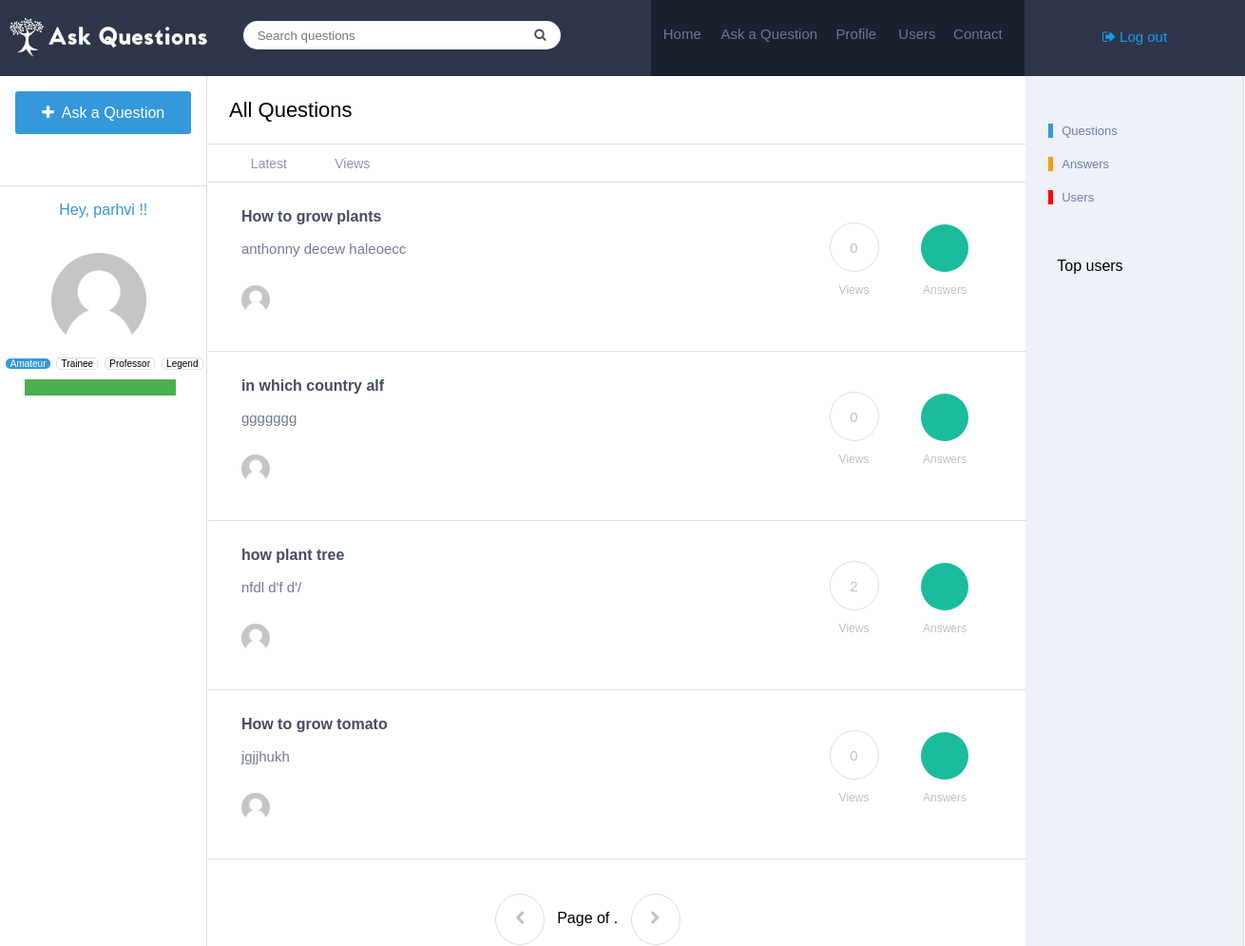
Screenshot of / (signed in) with the database file from the repository.
### farmer/models.py (models this page shows, shortened)
class Question(models.Model):
    user = models.ForeignKey(User,on_delete=models.CASCADE)
    question = models.CharField(max_length=20)
    description = models.TextField(max_length=100)
    views = models.IntegerField(default=0)
    answer = models.IntegerField(default=0)
    date  = models.DateField(auto_now_add=True,auto_now=False)

### farmer/views.py (the view)
# urls.py: path('',views.home,name="Home"),
def home(request):
    all_questions = Question.objects.all()
    return render(request,'farmer/home.html',{'questions':all_questions})

### farmer/templates/farmer/home.html (shortened to what this page needs)
{% extends 'farmer/base.html' %}
{% load static %}
{% block content %}
<td style="width:100%; float: left;">
    <div class="heading">
        <div class="tab">
            <p>All Questions</p>
        </div>
    </div>
<div class="welcome">
    <div class="tab">
        <a href="{% url "Home" %}" style="color: #8c97b4;"><p class="{{ home }}"" style="display:inline-block;">Latest</p></a>
        <a href="{% url "Home" %}" style="color: #8c97b4;"><p class="{{ home_views }}"" style="display: inline-block;">Views</p></a>
    </div>
</div>
{% for question in questions %}
<div class="question">
    <div class="left">
        <h6 style="font-size: 16px;" class="ques"><strong><a href='{% url "Home"  %}' style="text-decoration: none;color:#444c63;">{{ question.question | linebreaks | truncatechars:50 }}</a></strong></h6>
        <h6 style="font-size: 15px; font-weight: normal; color: #6f7d95;" class="des">{{ question.description | truncatechars:50 }}</h6>
        {% if question.user.image %}
        <img src='{{ question.user.image.url }}' id="image"/>
        {% else %}
        <img src='{% static "farmer/image/default_user.png" %}' id="image"/>
        {% endif %}
        <h6 style="font-size: 14px; font-weight: normal; color: #6f7d95;" class="des1"><a href="{% url "Home"  %}" style="text-decoration: none;color: #6f7d95;">{{ obj.user }}</a> &nbsp &nbsp {{ obj.timestamp }}</h6>
    </div>
    <div class="right">
        <div class="circle" style="display: inline-block;"><h6>{{ question.views }}</h6><p>Views</p></div>
        {% if obj.answered == 0 %}
        <div class="circle" style="display: inline-block;"><h6>{{ question.answer }}</h6><p>Answers</p></div>
        {% else %}
        <div class="circle" style="display: inline-block;"><h6 style="background-color: #1abc9c;color: white; border:none;">{{ obj.answers }}</h6><p>Answers</p></div>
        {% endif %}
    </div>
</div>
{% endfor %}
<br/><br/>
<div class="page" style="width: 79%;">
    {% if object_list.has_previous %}
    <a href="?page={{ object_list.previous_page_number }} & q={{ request.GET.q }}"><i class="fa fa-chevron-left" aria-hidden="true" style="background-color: #1abc9c;color: white; border:none;"></i></a>
    {% else %}
    <a><i class="fa fa-chevron-left" aria-hidden="true"></i></a>
    {% endif %}
    <span class="current">
    &nbsp Page {{ object_list.number }} of {{ object_list.paginator.num_pages }}. &nbsp
    </span>
    {% if object_list.has_next %}
    <a href="?page={{ object_list.next_page_number }} & q={{ request.GET.q }}" ><i class="fa fa-chevron-right " aria-hidden="true" style="background-color: #1abc9c;color: white; border:none;"></i></a>
    {% else %}
    <a><i class="fa fa-chevron-right " aria-hidden="true"></i></a>
    {% endif %}
</div>
</td>
{% endblock content %}

### farmer/templates/farmer/base.html (shortened to what this page needs)
{% load static %}
<html>
<head>
<link rel='stylesheet' href='{% static "farmer/css/index.css" %}'>
<link rel="stylesheet" href="https://cdnjs.cloudflare.com/ajax/libs/font-awesome/4.7.0/css/font-awesome.min.css">
</head>
<body>
	<div class="navbar">
		<div class="logo">
			<img src='{% static "farmer/image/Logo.jpg" %}' style="width: 230px; margin-top: 10px;" />
		</div>
		<div class="search">
			<div style="margin-top: 22px; margin-left: 22.5%;">
			<form method='GET' action=''>
			<input type='text' name='q' placeholder='Search questions' value='{{request.GET.q }}' id="search1"/>
			<button type='submit' id="search2"><i class="fa fa-search" aria-hidden="true"></i></button>
			</form>
			</div>
		</div>
		<div class="navlinks">
			<h6><a href="{% url "Home" %}">Home</a></h6> <h6 style="width: 30%;"><a href="{% url "Home" %}">Ask a Question</a></h6> <h6><a href="{% url "Home" %}">Profile</a></h6> <h6><a href="{% url "Home" %}">Users</a></h6> <h6><a>Contact</a></h6>
		</div>
		<div class="login" style="font-size: 15px;">
			{% if request.user.is_authenticated %}
			<p><a href="{% url "Home" %}"><i class="fa fa-sign-out" aria-hidden="true"></i> Log out</a></p>
			{% else %}
			<p><a href="{% url "login" %}"><i class="fa fa-sign-in" aria-hidden="true"></i> Log in / Register</a></p>
			{%endif %}
		</div>
	</div>
	<div class="main">
		<div class="links">
			<div id="ask-cont">
			<a href="{% url "Home" %}" style="text-decoration: none;"><p class="ask"><i class="fa fa-plus" aria-hidden="true"></i>&nbsp Ask a Question</p></a>
			</div>
			{% if request.user.is_authenticated %}
			<p style="color: #3498db;text-align: center;">Hey, {{ request.user }} !!</p>
			{% if profile.image %}
			<img src='{{ profile.image.url }}' id="image1"/>
			{% else %}
			<img src='{% static "farmer/image/default_user.png" %}' id="image1"/>
			{% endif %}
			<div class="rank">
			<p style="background-color: #3498db; border:none;color: white">Amateur</p>
			<p >Trainee</p>
			<p >Professor</p>
			<p >Legend</p>
			<div id="myProgress">
			  <div id="myBar" style="width: {{ percent }}%"></div>
			</div>
			</div>
			{% endif %}
		</div>
		<div class="content">
			<table style="width: 100%;border-spacing: 0px;min-height: 100%;">
				<tr>
			{% block content %}
      {% endblock content %}
			<td class="stats" style="padding-top: 30px;vertical-align: top;">
				<div class="bor" style="border-left-color: #3498db">
					<p class="stat_q">Questions</p>
				</div>
				<div class="bor" style="border-left-color: #f39c12;">
					<p class="stat_q">Answers</p>
				</div>
				<div class="bor" style="border-left-color: red;">
					<p class="stat_q">Users</p>
				</div>
				<div class="bor" style="border:none; padding-top: 40px;">
					<p>Top users</p>
				</div>
			</td>
		</tr>
		</table>
		</div>
	</div>
</body>
</html>

### farmer/static/farmer/css/index.css (style rules this page uses)
body { min-width: 1300px; margin: 0px; font-family: sans-serif; }
.navbar { width: 100%; background-color: #2f364a; height:80px; }
.logo { float: left; width:10%; height:100%; }
.search { float: left; height: 100%; width: 42.3%; }
#search1 { float: left; border:none; border-top-left-radius: 50px; border-bottom-left-radius: 50px; height:30px; width:70%; margin-right: 0px; padding-left: 15px; }
#search2 { margin-left: 0px; border:none; border-top-right-radius: 50px; border-bottom-right-radius: 50px; height:30px; margin-right: 0px; background-color: white; padding-right: 15px; color:#444c63; }
.navlinks { float: left; width:30%; background-color: #19202e; height:100%; }
.navlinks h6 { margin-top:27px; float: left; width:16%; text-align: center; margin-left: 0.3%; }
.navlinks h6 a { text-decoration: none; color: #6f7992; font-weight: normal; font-size:15px; }
.login { float: left; height: 100%; width: 17.7%; text-align: center; }
.login p { margin-top: 30px; }
.login a { text-decoration: none; color: #169ef2; }
.main { width: 100%; }
.links { float: left; top:80px; height: 100%; width:16.6%; }
.ask { margin-left: 7.5%; width:85%; height: 31px; border-style: none; border-radius: 3px; background-color: #3498db; color: white; padding-top: 14px; text-align: center; }
#ask-cont { border-bottom-style: solid; border-bottom-color: #dadfea; border-bottom-width: 1px; height:99px; }
.content { float: left; width: 83.2%; border-right-style: solid; border-right-color: #dadfea; border-right-width: 1px; border-left-style: solid; border-left-color: #dadfea; border-left-width: 1px; height: auto; }
.heading { padding-left: 2.5%; font-size: 22px; border-bottom-style: solid; border-bottom-color: #dadfea; border-bottom-width: 1px; margin-bottom: -1px; }
.welcome { padding-left: 2.5%; font-size: 14px; border-bottom-style: solid; border-bottom-color: #dadfea; border-bottom-width: 1px; }
.stats { background-color: #eef1f7; width:21%; }
.welcome p { width: 10%; text-align: center; margin-bottom: 0px; padding-bottom: 11px; cursor: pointer; margin-top: 0px; padding-top: 13px; }
.question { border-bottom-style: solid; border-bottom-color: #dadfea; border-bottom-width: 1px; padding-left: 4%; padding-top: 7px; height: 150px; padding-bottom: 20px; }
.ques { margin-top: 20px; margin-bottom: 0px; }
.des { margin-top: 0px; margin-bottom: 30px; }
.des1 { margin-top: 37px; margin-left: 8%; }
#image { width: 30px; height: 30px; border-radius: 50%; margin-bottom: 27px; float: left; }
#image1 { width: 100px; height: 100px; border-radius: 50%; margin-top: 20px; margin-left: 25%; }
.rank { margin-left: 2%; }
.rank p { margin-left: 1%; padding-left: 2%; padding-right: 2%; display: inline-block; font-size: 10px; border-style: solid; border-color: #dadfea; border-width: 1px; border-radius: 5px; }
#myProgress { margin-left: 10%; width: 75%; background-color: #ddd; }
#myBar { height: 17px; background-color: #4CAF50; text-align: center; line-height: 30px; color: white; }
.left { width: 70%; float: left; }
.right { width:30%; float: right; }
.circle h6 { border-style: solid; border-width: 1px; border-color: #dadfea; border-radius: 50%; width:50px; height: 33px; text-align: center; padding-top:17px; font-size: 15px; font-weight: normal; color:#c1c1c1; margin-bottom: 0px; margin-left: 40px; }
.circle p { color:#c1c1c1; font-size: 12px; text-align: center; margin-left: 40px; }
.page { width: 100%; float: left; margin-left: 35%; }
.page i { border-style: solid; border-width: 1px; border-color: #dadfea; border-radius: 50%; width:50px; height: 35px; text-align: center; padding-top:17px; font-size: 15px; font-weight: normal; color:#c1c1c1; }
.stat_q { font-size: 13px; margin-bottom: 0px; margin-top: 20px; color: #6f7daf; }
.bor { border-left-style: solid; border-left-width: 5px; padding-left: 4%; margin-left: 10%; }

### rows the page displays
Question: question "How to grow plants", description "anthonny decew haleoecc", views "0"
Question: question "in which country alf", description "ggggggg", views "0"
Question: question "how plant tree", description "nfdl d'f d'/", views "2"
Question: question "How to grow tomato", description "jgjjhukh", views "0"

### other values shown
{{ request.user }} "parhvi"
